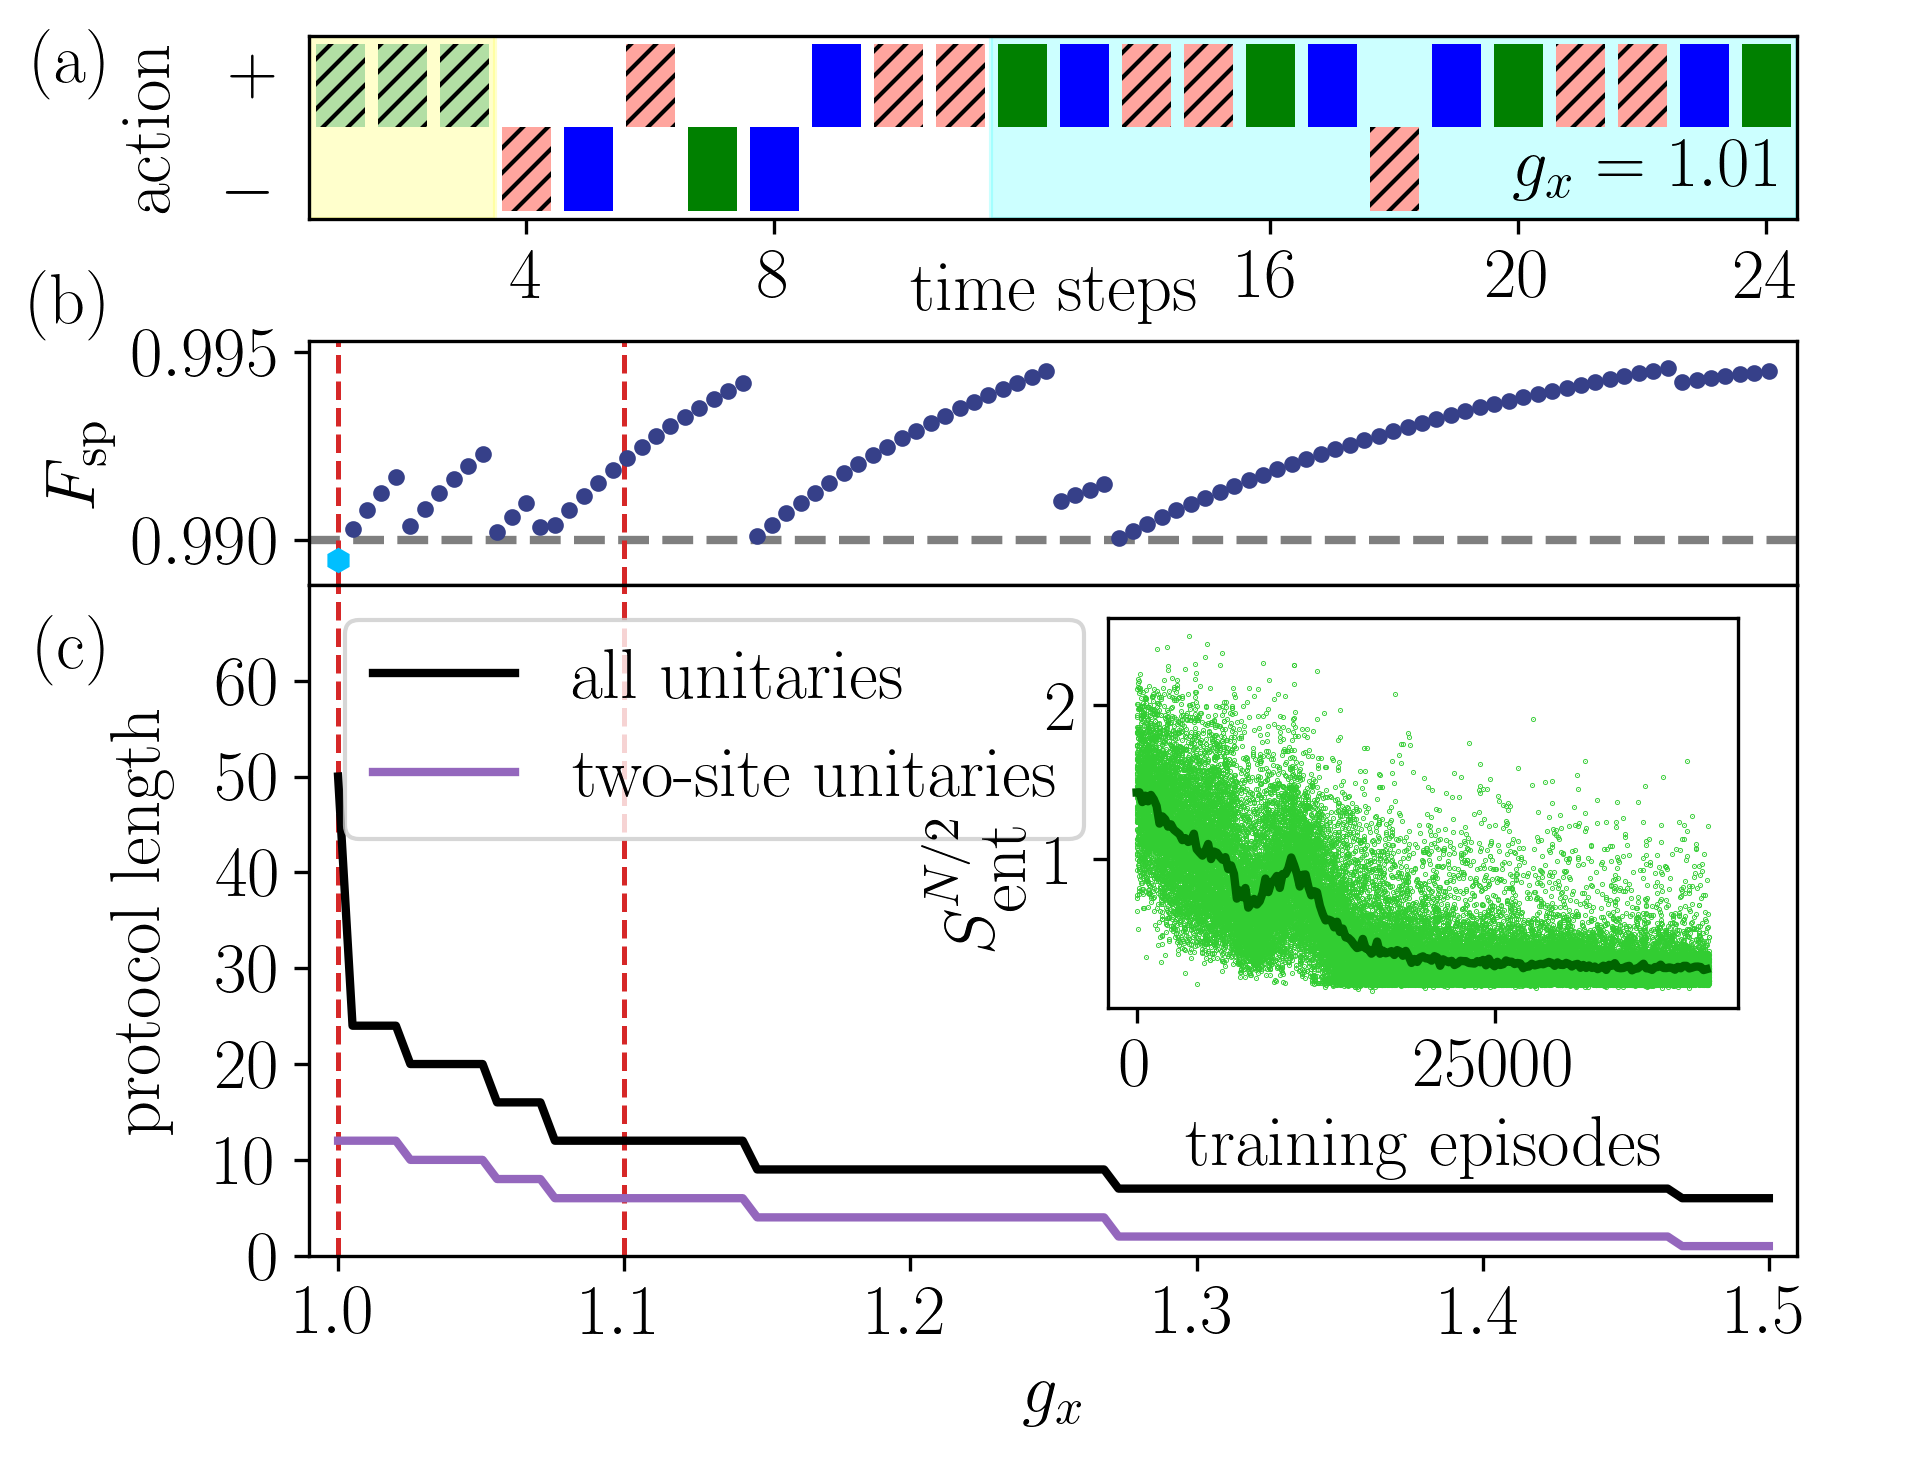

Write the Python code that produced this figure.

import math
import time
import numpy as np
import glob
import matplotlib as mpl
import matplotlib.pyplot as plt
from mpl_toolkits.axes_grid1.inset_locator import inset_axes
from matplotlib.legend_handler import HandlerLine2D, HandlerTuple

tsize = 17
plt.rc('font', family='serif')#, serif='Times')
plt.rc('text', usetex=True)
plt.rc('xtick', labelsize=tsize)
plt.rc('ytick', labelsize=tsize)
plt.rc('axes', labelsize=tsize)
plt.rc('legend', fontsize=17) # 16
# plt.rc('legend', handlelength=2)
plt.rc('font', size=tsize)

L = 32

################################################
# main figure
################################################

phi=1.01
stepss = np.load(f"data/steps_{phi}.npy")
acts = np.load(f"data/actions_{phi}.npy")
tot_steps = np.sum(stepss)

xlabel = r'steps'
# [hy, hz, nhz, Jx, nJx, Jy, nJy]
# colors = ["#762a83", "#762a83", "#af8dc3", "#af8dc3", "#e7d4e8", "#e7d4e8", "#1b7837", "#1b7837", "#7fbf7b", "#7fbf7b", "#d9f0d3", "#d9f0d3"]
# colors = ["#af8dc3", "#af8dc3", "#7fbf7b", "#7fbf7b", "#FFE399", "#FFE399","#762a83", "#762a83", "#1b7837", "#1b7837", "#A7811F", "#A7811F"]
# colors = ["#7fbf7b", "#FFE399", "#FFE399","#762a83", "#762a83", "#1b7837", "#1b7837"]
colors = ["#B2DFA4", "#FFA59E", "#FFA59E","blue", "blue", "green", "green"]
patterns = ["////"]*3 + [None]*4
alphas = [1.0, 1.0, 0.6, 0.6, 0.2, 0.2] *2
colorlist = [colors[int(a)] for a in acts]
alphalist = [alphas[int(a)] for a in acts]
patternlist = [patterns[int(a)] for a in acts]
aa = np.array([1.,1,-1,1,-1,1,-1])
actions = np.array([aa[int(a)] for a in acts])
color = "#364089"


fig,aa = plt.subplots(figsize=(6.4, 4.8*1.1), dpi=300)

x, y = 20, 1
v1, v2, h = 2, 3, 1
w = 8
r = w+2
s = r + h + 2
print(s)

print(2*h + w + 2*2)

ax1 = plt.subplot2grid(shape=(x,y), loc=(0, 0), rowspan=3, colspan=h)
ax2 = plt.subplot2grid(shape=(x,y), loc=(5, 0), rowspan=4, colspan=h, xticklabels=[])
ax3 = plt.subplot2grid(shape=(x,y), loc=(9, 0), rowspan=11, colspan=h)

plt.subplots_adjust(hspace=0)
axs = []
axs.append(ax2)
axs.append(ax3)
axs.append(ax1)


axs[2].axvspan(11+0.5, 24.5, ymin=0, ymax=1, color="cyan", alpha=0.2)
axs[2].axvspan(0.5, 3.5, ymin=0, ymax=1, color="yellow", alpha=0.2)
axs[2].bar(np.linspace(1,tot_steps,tot_steps), actions, color = colorlist, width = 0.8, hatch=patternlist)
axs[2].set_ylabel('action')
axs[2].yaxis.labelpad = 10
x1 = [-0.5,0,0.7]
squad = [r'$-$','',r'$+$']
axs[2].set_yticks(x1)
axs[2].set_yticklabels(squad, minor=False)
axs[2].yaxis.set_ticks_position('none')
axs[2].set_xlabel('time steps')
axs[2].set_xlim(xmin = 0.5, xmax=24.5)
# axs[2].xaxis.tick_top() # x axis on top
# axs[2].xaxis.set_label_position('top')
axs[2].xaxis.labelpad = -12
axs[2].set_xticks([4, 8, 16, 20, 24])
axs[2].text(0.99,0.1,r"$g_x=1.01$", fontweight="bold", transform = axs[2].transAxes, va='bottom', ha='right')
axs[2].text(-0.13,0.65,"(a)", fontweight="bold", size=17, transform = axs[2].transAxes, va='bottom', ha='right')


n=16
reward_list = np.load("data/_reward_list.npy")#[n:]
initial_reward_list = np.load("data/_initial_reward_list.npy")#[n:]
steps_list = np.load("data/_steps_list.npy")#[n:]
count_entangling = np.load("data/_count_entangling.npy")#[n:]
phis = np.linspace(1.0, 1.5, 100)#[n:]

iterations = 40000#20000
entropies = np.zeros((iterations))
string = "n_episodes40000_batch_size32_eps_init1.0_eps_final0.01_eps_decay1.0_target_update10_update_frequency1_D16_learning_rate5e-05_gamma0.98_buffer_size8000_n_feat72_hidden_dim200_uniformFalse_scale4.0_factor4.0_chiq32_seed33"
entropies = np.load("data/entropies_" + string + "_.npy")
final_entropy = 0.
# max_entropy = 2* np.log(16)/L
max_entropy = np.log(16)
skip = 200 #80
skip2 = 1#20
entropiess = np.mean(entropies.reshape(-1, skip), axis=1)
p = np.linspace(1,iterations,iterations)


# axs[0].axhline(np.log(1-0.01), 0, 1, color="tab:gray", linestyle='--', linewidth=2)
axs[0].axhline(1-0.01, 0, 1, color="tab:gray", linestyle='--', linewidth=2)
axs[0].axvline(1.0, 0.0, 1.0, color="tab:red", linestyle='--', linewidth=1.2)
axs[0].axvline(1.1, 0.0, 1.0, color="tab:red", linestyle='--', linewidth=1.2)
axs[0].plot(phis[1:],np.exp(reward_list[1:]), linestyle='None', marker="o", markersize=3, color="#364089")
axs[0].plot(phis[0],np.exp(reward_list[0]), linestyle='None', marker="h", markersize=5, color="deepskyblue") #dodgerblue
# axs[0].plot(phis[1:],reward_list[1:], linestyle='None', marker="o", markersize=3, color="#364089")
# axs[0].plot(phis[0],reward_list[0], linestyle='None', marker="h", markersize=5, color="deepskyblue") #dodgerblue
axs[0].set_xlim(xmin = 0.99, xmax=1.51)
# axs[0].set_ylim(ymin = -0.0114)
axs[0].set_ylim(ymin = 0.9888, ymax = 0.9953)
# axs[0].set_ylabel(r"$F^{N^{-1}}$")
# axs[0].set_ylabel(r"$F^{1/N}$")
axs[0].set_ylabel(r"$F_{\mathrm{sp}}$")#, color="#364089")
# axs[0].tick_params(axis='y')#, labelcolor="#364089")
# axs[0].set_ylabel(r"$N^{-1} \log F$")
axs[0].text(-0.13,1.0,"(b)", fontweight="bold", size=17, transform = axs[0].transAxes, va='bottom', ha='right')



axs[1].axvline(1.0, 0.0, 1.0, color="tab:red", linestyle='--', linewidth=1.2)
axs[1].axvline(1.1, 0.0, 1.0, color="tab:red", linestyle='--', linewidth=1.2)
axs[1].plot(phis,steps_list, label="all unitaries", color="black", linewidth=2)#, linestyle='None', marker="o", markersize=4)
axs[1].plot(phis, count_entangling, label="two-site unitaries", color="tab:purple", linewidth=2)#, linestyle='-.')#, marker="x", markersize=2)
axs[1].set_ylabel(r"protocol length")
axs[1].yaxis.labelpad = 10
axs[1].legend(loc = "upper left")
axs[1].set_xlim(xmin = 0.99, xmax=1.51)
axs[1].set_ylim(ymin = 0, ymax=70)
axs[1].yaxis.set_ticks(np.arange(0, 70, 10))
axs[1].set_xlabel(r'$g_x$')
axs[1].text(-0.13,0.85,"(c)", fontweight="bold", size=17, transform = axs[1].transAxes, va='bottom', ha='right')
axs[1].text(1.06,0.85,"(c)", fontweight="bold", color="white", size=17, transform = axs[1].transAxes, va='bottom', ha='right')


axin = inset_axes(axs[1], width=2.1, height=1.3, loc=1, borderpad=0, bbox_to_anchor=(0.96, 0.95), bbox_transform=axs[1].transAxes) #height=1.54
axin.scatter(p[::skip2], entropies[::skip2], s=0.05, c="limegreen", marker='o')#, cmap='viridis')
axin.plot(p[::skip], entropiess, color="darkgreen", linewidth=2)
# axin.yaxis.set_label_coords(-0.13, 0.15) #0.45
# axin.axhline(final_entropy, 0, 1, color="tab:orange", linestyle='--', linewidth=2)
# axin.axhline(max_entropy, 0, 1, color="tab:orange", linestyle='--', linewidth=2)
axin.set_xlabel(r'training episodes')
# axin.set_ylabel(r"$2N^{-1}S_{\textrm{ent}}^{N/2}$")
axin.set_ylabel(r"$S_{\textrm{ent}}^{N/2}$")
axin.yaxis.set_label_coords(-0.13, 0.32) #0.45

plt.tight_layout()
for ax in axs[:-1]:
    ax.label_outer()
plt.savefig(f'cs2.png', dpi=300, bbox_inches = "tight")
plt.savefig(f'cs2.pdf', dpi=200, bbox_inches = "tight")
plt.close()

